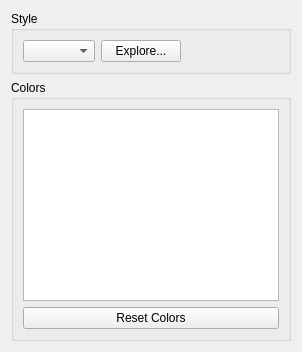
     <widget class="QWidget" name="tab">
      <attribute name="title">
       <string>Theme</string>
      </attribute>
      <layout class="QVBoxLayout" name="verticalLayout_20">
       <item>
        <widget class="QGroupBox" name="groupBox_11">
         <property name="title">
          <string>Style</string>
         </property>
         <property name="alignment">
          <set>Qt::AlignmentFlag::AlignLeading|Qt::AlignmentFlag::AlignLeft|Qt::AlignmentFlag::AlignTop</set>
         </property>
         <layout class="QHBoxLayout" name="horizontalLayout_13">
          <item>
           <widget class="QComboBox" name="styleBox">
            <property name="toolTip">
             <string>Visual theme of the user interface.</string>
            </property>
            <property name="whatsThis">
             <string>Visual theme of the user interface.</string>
            </property>
           </widget>
          </item>
          <item>
           <widget class="QPushButton" name="exploreStyles">
            <property name="text">
             <string>Explore...</string>
            </property>
           </widget>
          </item>
          <item>
           <spacer name="horizontalSpacer_5">
            <property name="orientation">
             <enum>Qt::Orientation::Horizontal</enum>
            </property>
            <property name="sizeHint" stdset="0">
             <size>
              <width>40</width>
              <height>20</height>
             </size>
            </property>
           </spacer>
          </item>
         </layout>
        </widget>
       </item>
       <item>
        <layout class="QVBoxLayout" name="verticalLayout_18">
         <item>
          <widget class="QGroupBox" name="ModlistGroupBox">
           <property name="title">
            <string>Colors</string>
           </property>
           <layout class="QVBoxLayout" name="verticalLayout_13">
            <item>
             <widget class="QTableWidget" name="tableWidget">
              <property name="editTriggers">
               <set>QAbstractItemView::EditTrigger::NoEditTriggers</set>
              </property>
              <property name="selectionMode">
               <enum>QAbstractItemView::SelectionMode::SingleSelection</enum>
              </property>
              <property name="selectionBehavior">
               <enum>QAbstractItemView::SelectionBehavior::SelectRows</enum>
              </property>
              <property name="verticalScrollMode">
               <enum>QAbstractItemView::ScrollMode::ScrollPerPixel</enum>
              </property>
              <property name="cornerButtonEnabled">
               <bool>false</bool>
              </property>
              <attribute name="horizontalHeaderVisible">
               <bool>false</bool>
              </attribute>
              <attribute name="horizontalHeaderHighlightSections">
               <bool>false</bool>
              </attribute>
              <attribute name="horizontalHeaderStretchLastSection">
               <bool>true</bool>
              </attribute>
              <attribute name="verticalHeaderVisible">
               <bool>false</bool>
              </attribute>
             </widget>
            </item>
            <item>
             <widget class="QWidget" name="widget_5" native="true">
              <layout class="QHBoxLayout" name="horizontalLayout_3">
               <property name="leftMargin">
                <number>0</number>
               </property>
               <property name="topMargin">
                <number>0</number>
               </property>
               <property name="rightMargin">
                <number>0</number>
               </property>
               <property name="bottomMargin">
                <number>0</number>
               </property>
               <item>
                <widget class="QPushButton" name="resetColorsBtn">
                 <property name="toolTip">
                  <string>Reset all colors to their default value.</string>
                 </property>
                 <property name="whatsThis">
                  <string>Reset all colors to their default value.</string>
                 </property>
                 <property name="text">
                  <string>Reset Colors</string>
                 </property>
                </widget>
               </item>
              </layout>
             </widget>
            </item>
           </layout>
          </widget>
         </item>
        </layout>
       </item>
      </layout>
     </widget>
